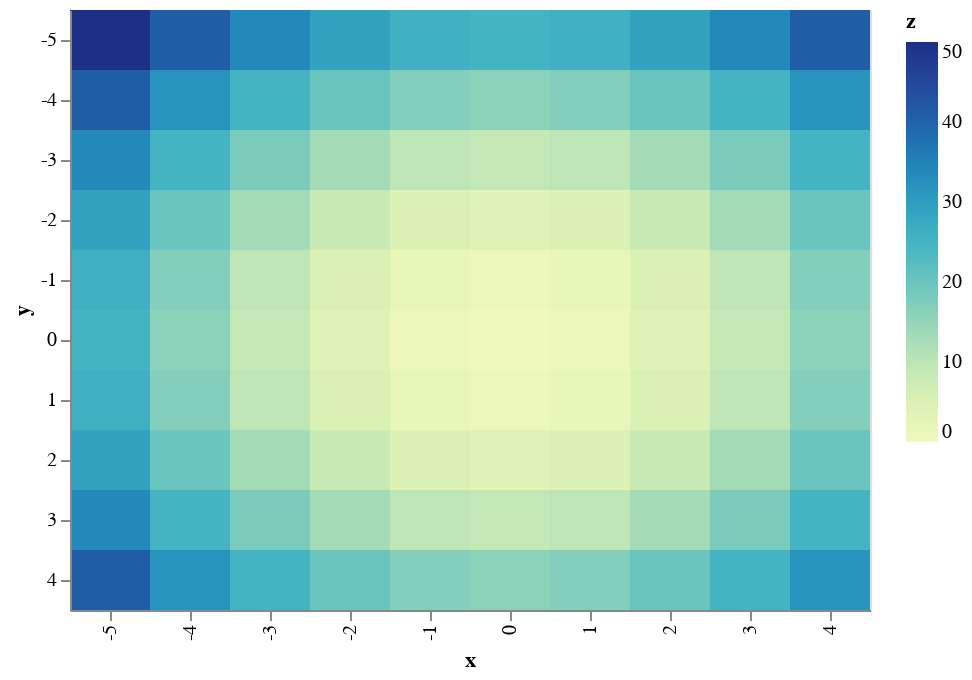

This figure's notebook cell:
### Code cell
# NO CODE
import altair as alt
import numpy as np
import pandas as pd

# Compute x^2 + y^2 across a 2D grid
x, y = np.meshgrid(range(-5, 5), range(-5, 5))
z = x ** 2 + y ** 2

# Convert this grid to columnar data expected by Altair
data = pd.DataFrame({'x': x.ravel(),
                     'y': y.ravel(),
                     'z': z.ravel()})

alt.Chart(data).mark_rect().encode(
    x='x:O',
    y='y:O',
    color='z:Q'
)

### Figure 1 — Vega-Lite specification as saved in the notebook (floating-point values rounded to 4 significant figures)
{"$schema": "https://vega.github.io/schema/vega-lite/v2.6.0.json", "config": {"view": {"height": 300, "width": 400}}, "data": {"name": "data-1487c93b91dee61ec4c167e470e512f4"}, "datasets": {"data-1487c93b91dee61ec4c167e470e512f4": [{"x": -5, "y": -5, "z": 50}, {"x": -4, "y": -5, "z": 41}, {"x": -3, "y": -5, "z": 34}, {"x": -2, "y": -5, "z": 29}, {"x": -1, "y": -5, "z": 26}, {"x": 0, "y": -5, "z": 25}, {"x": 1, "y": -5, "z": 26}, {"x": 2, "y": -5, "z": 29}, {"x": 3, "y": -5, "z": 34}, {"x": 4, "y": -5, "z": 41}, {"x": -5, "y": -4, "z": 41}, {"x": -4, "y": -4, "z": 32}, {"x": -3, "y": -4, "z": 25}, {"x": -2, "y": -4, "z": 20}, {"x": -1, "y": -4, "z": 17}, {"x": 0, "y": -4, "z": 16}, {"x": 1, "y": -4, "z": 17}, {"x": 2, "y": -4, "z": 20}, {"x": 3, "y": -4, "z": 25}, {"x": 4, "y": -4, "z": 32}, {"x": -5, "y": -3, "z": 34}, {"x": -4, "y": -3, "z": 25}, {"x": -3, "y": -3, "z": 18}, {"x": -2, "y": -3, "z": 13}, {"x": -1, "y": -3, "z": 10}, {"x": 0, "y": -3, "z": 9}, {"x": 1, "y": -3, "z": 10}, {"x": 2, "y": -3, "z": 13}, {"x": 3, "y": -3, "z": 18}, {"x": 4, "y": -3, "z": 25}, {"x": -5, "y": -2, "z": 29}, {"x": -4, "y": -2, "z": 20}, {"x": -3, "y": -2, "z": 13}, {"x": -2, "y": -2, "z": 8}, {"x": -1, "y": -2, "z": 5}, {"x": 0, "y": -2, "z": 4}, {"x": 1, "y": -2, "z": 5}, {"x": 2, "y": -2, "z": 8}, {"x": 3, "y": -2, "z": 13}, {"x": 4, "y": -2, "z": 20}, {"x": -5, "y": -1, "z": 26}, {"x": -4, "y": -1, "z": 17}, {"x": -3, "y": -1, "z": 10}, {"x": -2, "y": -1, "z": 5}, {"x": -1, "y": -1, "z": 2}, {"x": 0, "y": -1, "z": 1}, {"x": 1, "y": -1, "z": 2}, {"x": 2, "y": -1, "z": 5}, {"x": 3, "y": -1, "z": 10}, {"x": 4, "y": -1, "z": 17}, {"x": -5, "y": 0, "z": 25}, {"x": -4, "y": 0, "z": 16}, {"x": -3, "y": 0, "z": 9}, {"x": -2, "y": 0, "z": 4}, {"x": -1, "y": 0, "z": 1}, {"x": 0, "y": 0, "z": 0}, {"x": 1, "y": 0, "z": 1}, {"x": 2, "y": 0, "z": 4}, {"x": 3, "y": 0, "z": 9}, {"x": 4, "y": 0, "z": 16}, {"x": -5, "y": 1, "z": 26}, {"x": -4, "y": 1, "z": 17}, {"x": -3, "y": 1, "z": 10}, {"x": -2, "y": 1, "z": 5}, {"x": -1, "y": 1, "z": 2}, {"x": 0, "y": 1, "z": 1}, {"x": 1, "y": 1, "z": 2}, {"x": 2, "y": 1, "z": 5}, {"x": 3, "y": 1, "z": 10}, {"x": 4, "y": 1, "z": 17}, {"x": -5, "y": 2, "z": 29}, {"x": -4, "y": 2, "z": 20}, {"x": -3, "y": 2, "z": 13}, {"x": -2, "y": 2, "z": 8}, {"x": -1, "y": 2, "z": 5}, {"x": 0, "y": 2, "z": 4}, {"x": 1, "y": 2, "z": 5}, {"x": 2, "y": 2, "z": 8}, {"x": 3, "y": 2, "z": 13}, {"x": 4, "y": 2, "z": 20}, {"x": -5, "y": 3, "z": 34}, {"x": -4, "y": 3, "z": 25}, {"x": -3, "y": 3, "z": 18}, {"x": -2, "y": 3, "z": 13}, {"x": -1, "y": 3, "z": 10}, {"x": 0, "y": 3, "z": 9}, {"x": 1, "y": 3, "z": 10}, {"x": 2, "y": 3, "z": 13}, {"x": 3, "y": 3, "z": 18}, {"x": 4, "y": 3, "z": 25}, {"x": -5, "y": 4, "z": 41}, {"x": -4, "y": 4, "z": 32}, {"x": -3, "y": 4, "z": 25}, {"x": -2, "y": 4, "z": 20}, {"x": -1, "y": 4, "z": 17}, {"x": 0, "y": 4, "z": 16}, {"x": 1, "y": 4, "z": 17}, {"x": 2, "y": 4, "z": 20}, {"x": 3, "y": 4, "z": 25}, {"x": 4, "y": 4, "z": 32}]}, "encoding": {"color": {"field": "z", "type": "quantitative"}, "x": {"field": "x", "type": "ordinal"}, "y": {"field": "y", "type": "ordinal"}}, "mark": "rect"}
